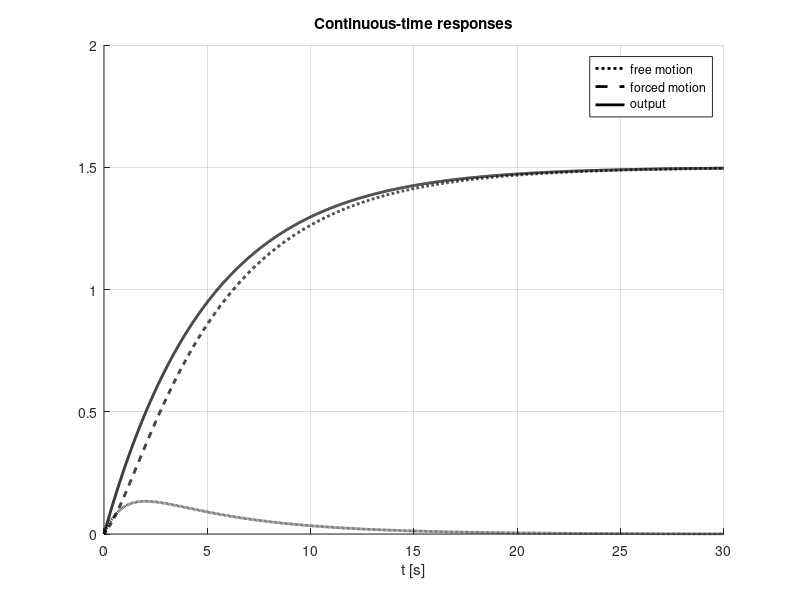

Write the MATLAB code that produced this figure. (Note: this script raises an error after producing the figure.)
clear all 
clc
close all

%% Exercise 1

n=2;
A=[-1 0;0.2 -0.2];
B=[1;0.1];
C=[0,1];
D=0;

eigenvaluesA=eig(A);
rho=max(real(eig(A))); % spectral abscissa
Tfinal=30;
T=[0:0.01:Tfinal];
x0=[1;0];
i=0;
ubar=1;
for t=T
    i=i+1;
    yfree(i)=C*expm(A*t)*x0;
    yforced(i)=C/A*(expm(A*t)-eye(n))*B*ubar;
end

figure
hold on
grid on
title('Continuous-time responses')
plot(T,yfree,'k:','linewidth',2)
plot(T,yforced,'k--','linewidth',2)
plot(T,yfree+yforced,'k','linewidth',2)
legend('free motion','forced motion','output')
xlabel('t [s]')

xbar=-C/A*B*ubar;

yalmip clear
P=sdpvar(n);
L=[A'*P+P*A<=-eye(n)]+[P>=eye(2)];
%J=-trace(A'*P+P*A);
%J=trace(P);
result=optimize(L);
P_CT=double(P);


%% Exercise 2

h=1; % sampling time
F=expm(A*h);
G=A\(expm(A*h)-eye(n))*B;
H=C;

eigenvalues=eig(F);
rho_r=max(abs(eig(F))); % spectral radius
steps=[0:Tfinal/h]; % Tfinal/h steps with sampling time h
x0=[1;0];
i=0;
for k=steps
    i=i+1;
    yfree_D(i)=H*(F^k)*x0;
    yforced_D(i)=H/(eye(n)-F)*(eye(n)-F^k)*G*ubar;
end

figure
hold on
grid on
title('Discrete-time responses')
plot(steps*h,yfree_D,'k*','linewidth',2)
plot(steps*h,yforced_D,'k.','linewidth',2)
plot(steps*h,yfree_D+yforced_D,'ko')
legend('free motion','forced motion','output')
xlabel('t [s]')

xbar_D=H/(eye(n)-F)*G*ubar;

figure
hold on
grid on
title('Comparisons')
plot(steps*h,yfree_D,'k*')
plot(steps*h,yforced_D,'k.')
plot(steps*h,yfree_D+yforced_D,'ko')
legend('free motion','forced motion','output')
plot(T,yfree,'k:')
plot(T,yforced,'k--')
plot(T,yfree+yforced,'k')
xlabel('t [s]')

yalmip clear
P=sdpvar(n);
L=[F'*P*F-P<=-eye(n)]+[P>=eye(n)];
J=trace(P);
optimize(L,J)
P_DT=double(P)

%%

clear all 
clc
close all

%% Exercise 3

n=2;
A=[0 0;0 -1];
B=[1;1];
C=[1,1];
D=0;

eigenvaluesA=eig(A);
rho=max(real(eig(A))); % spectral abscissa
Tfinal=20;
T=[0:0.01:Tfinal];
x0=[1;0];
i=0;
ubar=1;
for t=T
    i=i+1;
    yfree(i)=C*expm(A*t)*x0;
end
systemCT=ss(A,B,C,D);
yforced=step(systemCT,T)'*ubar;

figure
hold on
grid on
title('Continuous-time responses')
plot(T,yfree,'k:')
plot(T,yforced,'k--')
plot(T,yfree+yforced,'k')
legend('free motion','forced motion','output')
xlabel('t [s]')

yalmip clear
P=sdpvar(n);
L=[A'*P+P*A<=-eye(n)]+[P>=eye(n)];
optimize(L)


%% Exercise 4

h=1; % sampling time
systemDT=c2d(systemCT,h);
[F,G,H,L]=ssdata(systemDT);

eigenvaluesA=eig(F);
rho_r=max(abs(eig(F))); % spectral radius
steps=[0:Tfinal/h]; % Tfinal/h steps with sampling time h
x0=[1;0];
i=0;
for k=steps
    i=i+1;
    yfree_D(i)=H*(F^k)*x0;
end
yforced_D=step(systemDT,steps)'*ubar;

figure
hold on
grid on
title('Discrete-time responses')
plot(steps*h,yfree_D,'k*')
plot(steps*h,yforced_D,'k.')
plot(steps*h,yfree_D+yforced_D,'ko')
legend('free motion','forced motion','output')
xlabel('t [s]')


figure
hold on
grid on
title('Comparisons')
plot(steps*h,yfree_D,'k*')
plot(steps*h,yforced_D,'k.')
plot(steps*h,yfree_D+yforced_D,'ko')
legend('free motion','forced motion','output')
plot(T,yfree,'k:')
plot(T,yforced,'k--')
plot(T,yfree+yforced,'k')
xlabel('t [s]')

yalmip clear
P=sdpvar(n);
L=[F'*P*F-P<=-eye(n)]+[P>=eye(n)];
optimize(L)
